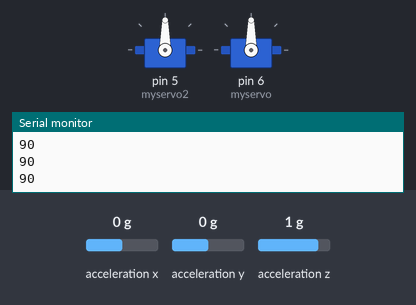
This sketch was run on a simulated Arduino Uno, built with avr-gcc and run on an emulated ATmega328P. On the bench: 2 × servo, the last lines printed to the serial monitor. Wiring (inferred from the names in the program): ADXL345 accelerometer at I2C address 0x53. The inputs (shaded band) are chosen by the test bench; at power-on: acceleration y 0 g, acceleration z 1 g, acceleration x 0 g.

Above: at 1.3 s.
1.4 s: acceleration y set to -0.2 g
At 2.2 s:
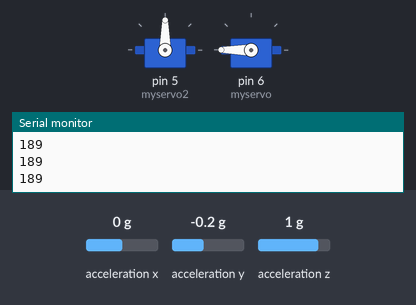
2.9 s: acceleration z set to -0.8 g
At 4.1 s:
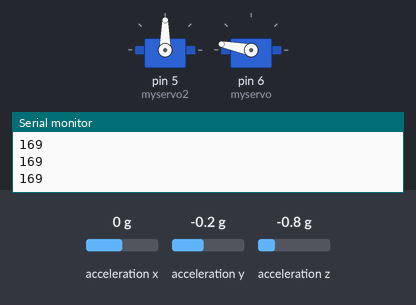
4.4 s: acceleration y set to 0 g
At 5.1 s:
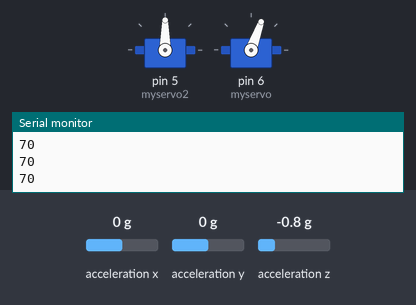
5.9 s: acceleration z set to -1.4 g
At 6.5 s:
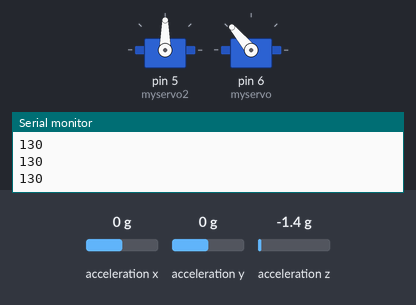
7.4 s: acceleration z set to 0.8 g
At 7.9 s:
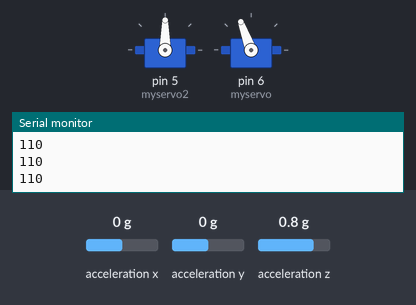
8.9 s: acceleration z set to 1.4 g
At 10.0 s:
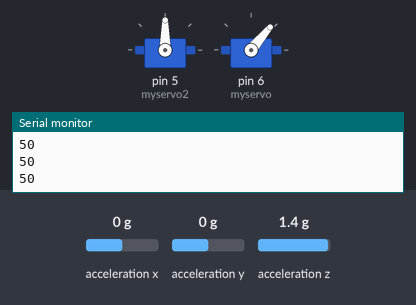
Timing chart, 0 to 11.4 s (numbered marks = the images above; inputs shaded):
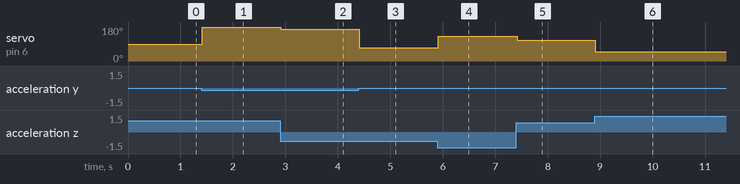

The sketch:

AccTapServo.ino
```cpp
#include <Wire.h> //El módulo GY-80 tiene una conexion de datos I2C. Esta libreria posee el protocolo I2C,lo que facilita la comunicacion entre la placa Arduino
		          //y el módulo. En la arduino UNO, las conexiones son: SDA -> A4  SCL -> A5
#include <Servo.h>
#include "ADXL345.h"
/*El módulo , al realizar las distintas mediciones, guarda los datos en una tabla interna. Cada posicion de la tabla
tiene una direccion específica, y es allí donde iremos a buscar los datos. Los siguientes define son las direcciones que vamos a usar */

#define Register_ID 0
#define Register_2D 0x2D //Registro de control de potencia
#define Register_X0 0x32 //Dato del eje X
#define Register_X1 0x33 //Dato del eje X
#define Register_Y0 0x34 //Dato del eje Y
#define Register_Y1 0x35 //Dato del eje Y
#define Register_Z0 0x36 //Dato del eje Z
#define Register_Z1 0x37 //Dato del eje Z

//Definimos los objetos a utilizar
ADXL345 accelerometer;
Servo myservo;
Servo myservo2;

//Definimos las variables a utilizar
int ADXAddress = 0xA7 >> 1;  // Es la dirección del slave de 7-bit por default
int reading = 0;
int val=0;
int X0,X1,X_out,estado=0;
int Y0,Y1,Y_out;
int Z1,Z0,Z_out;
double Xg,Yg,Zg;
int contador=0; //Este contador lo usaremos para realizar un pequeño filtro promediador.
int  vecx[10],vecy[10],vecz[10]; //Vectores que utilizaremos para el filtro.


void setup()
{
  Wire.begin();       //Iniciamos la libreria.
  myservo2.attach(5); //Servo1                          FIX THIS PART AAAAAAAAAAAAAAAAAAAAAAAAAAAAAAAAA
  myservo.attach(6);  //Servo2

  Serial.begin(9600);
  delay(100);
  // enable to measute g data
  Wire.beginTransmission(ADXAddress); //Iniciamos la transmición con el slave ( en este caso, con el módulo GY-80)
  Wire.write(Register_2D);
  Wire.write(8);                //Habilitamos las mediciones
  Wire.write(0x31);             //  voy al registro DATA FORMAT, donde puedo settear el rango de medicion
  Wire.write(0x01);              // pongo el rango en +/- 4G
  Wire.endTransmission();     // Dejamos de transmitir

  accelerometer.setTapDetectionX(0);       // Don't check tap on X-Axis
  accelerometer.setTapDetectionY(0);       // Don't check tap on Y-Axis
  accelerometer.setTapDetectionZ(1);       // Check tap on Z-Axis
    accelerometer.setTapThreshold(2.5);      // Recommended 2.5 g
  accelerometer.setTapDuration(0.02);      // Recommended 0.02 s
  accelerometer.setDoubleTapLatency(0.10); // Recommended 0.10 s
  accelerometer.setDoubleTapWindow(0.30);  // Recommended 0.30 s

  // Select INT 1 for get activities
  accelerometer.useInterrupt(ADXL345_INT1);

  // Check settings
  checkSetup();
}

void checkSetup()
{
  Serial.print("Look tap on axis = ");
  if (accelerometer.getTapDetectionX()) { Serial.print(" X "); }
  if (accelerometer.getTapDetectionY()) { Serial.print(" Y "); }
  if (accelerometer.getTapDetectionZ()) { Serial.print(" Z "); }
  Serial.println();

  Serial.print("Tap Threshold = "); Serial.println(accelerometer.getTapThreshold());
  Serial.print("Tap Duration = "); Serial.println(accelerometer.getTapDuration());
  Serial.print("Double Tap Latency = "); Serial.println(accelerometer.getDoubleTapLatency());
  Serial.print("Double Tap Window = "); Serial.println(accelerometer.getDoubleTapWindow());
}


void loop()
{
  //--------------X--------------
  Wire.beginTransmission(ADXAddress); // Iniciamos la transmición
  Wire.write(Register_X0);	//En estos dos registros se encuentran los datos del eje X. Para ver
  Wire.write(Register_X1);	//que hay en cada dirección, ver el datasheet.
  Wire.endTransmission();
  Wire.requestFrom(ADXAddress,2);
  if(Wire.available()<=2)
  {
    X0 = Wire.read();
    X1 = Wire.read();
    X1=X1<<8;
    X_out=X0+X1;
  }

  //------------------Y-------------
  Wire.beginTransmission(ADXAddress); // Transmitimos ..
  Wire.write(Register_Y0);	//Como información adicional: Ya mencione que para traer la info de un eje, consultamos 2 registros distintos.
  Wire.write(Register_Y1);	//Esto es porque la info de cada eje consta de 2 bytes, y como cada registro almacena 1 byte, se divide la info en 2.
  Wire.endTransmission();
  Wire.requestFrom(ADXAddress,2); // RequestFrom(direccion,cantidad) se usa para pedir bytes del maestro al esclavo.
  if(Wire.available()<=2)   //Luego del requestFrom se utiliza available, que devuelve la cantidad de bytes que estan disponibles para lectura.
  {
    Y0 = Wire.read(); //Con la función read obtenemos los bytes que el esclavo quiere transmitir. Como pedimos 2, primero
    Y1 = Wire.read(); //trasmite un byte con el primer Wire.read, y con el segundo Wire.read, transmite el segundo.
    Y1=Y1<<8;
    Y_out=Y0+Y1;
  }

  //------------------Z----------------
  Wire.beginTransmission(ADXAddress); // Transmitimos..
  Wire.write(Register_Z0);
  Wire.write(Register_Z1);
  Wire.endTransmission();
  Wire.requestFrom(ADXAddress,2);
  if(Wire.available()<=2)
  {
    Z0 = Wire.read();
    Z1 = Wire.read();
    Z1=Z1<<8;
    Z_out=Z0+Z1;
  }
  //
  Xg=X_out*100/256.0;		//Calculos que todavia tengo que analizar.
  Yg=Y_out*100/256.0;		//En estas variables se guardan los valores de los ejes.
  Zg=Z_out*100/256.0;


   Vector norm = accelerometer.readNormalize();
  // Read activities
  Activites activ = accelerometer.readActivites();

  if (activ.isDoubleTap) {
   if(estado==1) estado=0;
   else estado=1;
   Serial.println("TAPEASTE");
   Serial.println("Estado");
   Serial.println(estado);
  }
  if(estado==0){
   int asd=map(Yg,-90,90,0,180);
  if(asd>=0) myservo.write(asd);
  Serial.println(asd);
  }

  if(estado==1){
  if(Xg>=0) myservo2.write(Xg);
  Serial.print(" X: ");
  Serial.println(Xg);
}
   delay(10);

}
```

ADXL345.cpp
```cpp
// (licence header left out)
#if ARDUINO >= 100
#include "Arduino.h"
#else
#include "WProgram.h"
#endif

#include <Wire.h>

#include "ADXL345.h"

bool ADXL345::begin()
{
    f.XAxis = 0;
    f.YAxis = 0;
    f.ZAxis = 0;

    Wire.begin();

    // Check ADXL345 REG DEVID
    if (fastRegister8(ADXL345_REG_DEVID) != 0xE5)
    {
        return false;
    }

    // Enable measurement mode (0b00001000)
    writeRegister8(ADXL345_REG_POWER_CTL, 0x08);

    clearSettings();

    return true;
}

// Set Range
void ADXL345::setRange(adxl345_range_t range)
{
  // Get actual value register
  uint8_t value = readRegister8(ADXL345_REG_DATA_FORMAT);

  // Update the data rate
  // (&) 0b11110000 (0xF0 - Leave HSB)
  // (|) 0b0000xx?? (range - Set range)
  // (|) 0b00001000 (0x08 - Set Full Res)
  value &= 0xF0;
  value |= range;
  value |= 0x08;

  writeRegister8(ADXL345_REG_DATA_FORMAT, value);
}

// Get Range
adxl345_range_t ADXL345::getRange(void)
{
    return (adxl345_range_t)(readRegister8(ADXL345_REG_DATA_FORMAT) & 0x03);
}

// Set Data Rate
void ADXL345::setDataRate(adxl345_dataRate_t dataRate)
{
    writeRegister8(ADXL345_REG_BW_RATE, dataRate);
}

// Get Data Rate
adxl345_dataRate_t ADXL345::getDataRate(void)
{
    return (adxl345_dataRate_t)(readRegister8(ADXL345_REG_BW_RATE) & 0x0F);
}

// Low Pass Filter
Vector ADXL345::lowPassFilter(Vector vector, float alpha)
{
    f.XAxis = vector.XAxis * alpha + (f.XAxis * (1.0 - alpha));
    f.YAxis = vector.YAxis * alpha + (f.YAxis * (1.0 - alpha));
    f.ZAxis = vector.ZAxis * alpha + (f.ZAxis * (1.0 - alpha));
    return f;
}

// Read raw values
Vector ADXL345::readRaw(void)
{
    r.XAxis = readRegister16(ADXL345_REG_DATAX0);
    r.YAxis = readRegister16(ADXL345_REG_DATAY0);
    r.ZAxis = readRegister16(ADXL345_REG_DATAZ0);
    return r;
}

// Read normalized values
Vector ADXL345::readNormalize(float gravityFactor)
{
    readRaw();

    // (4 mg/LSB scale factor in Full Res) * gravity factor
    n.XAxis = r.XAxis * 0.004 * gravityFactor;
    n.YAxis = r.YAxis * 0.004 * gravityFactor;
    n.ZAxis = r.ZAxis * 0.004 * gravityFactor;

    return n;
}

// Read scaled values
Vector ADXL345::readScaled(void)
{
    readRaw();

    // (4 mg/LSB scale factor in Full Res)
    n.XAxis = r.XAxis * 0.004;
    n.YAxis = r.YAxis * 0.004;
    n.ZAxis = r.ZAxis * 0.004;

    return n;
}

void ADXL345::clearSettings(void)
{
    setRange(ADXL345_RANGE_2G);
    setDataRate(ADXL345_DATARATE_100HZ);

    writeRegister8(ADXL345_REG_THRESH_TAP, 0x00);
    writeRegister8(ADXL345_REG_DUR, 0x00);
    writeRegister8(ADXL345_REG_LATENT, 0x00);
    writeRegister8(ADXL345_REG_WINDOW, 0x00);
    writeRegister8(ADXL345_REG_THRESH_ACT, 0x00);
    writeRegister8(ADXL345_REG_THRESH_INACT, 0x00);
    writeRegister8(ADXL345_REG_TIME_INACT, 0x00);
    writeRegister8(ADXL345_REG_THRESH_FF, 0x00);
    writeRegister8(ADXL345_REG_TIME_FF, 0x00);

    uint8_t value;

    value = readRegister8(ADXL345_REG_ACT_INACT_CTL);
    value &= 0b10001000;
    writeRegister8(ADXL345_REG_ACT_INACT_CTL, value);

    value = readRegister8(ADXL345_REG_TAP_AXES);
    value &= 0b11111000;
    writeRegister8(ADXL345_REG_TAP_AXES, value);
}

// Set Tap Threshold (62.5mg / LSB)
void ADXL345::setTapThreshold(float threshold)
{
    uint8_t scaled = constrain(threshold / 0.0625f, 0, 255);
    writeRegister8(ADXL345_REG_THRESH_TAP, scaled);
}

// Get Tap Threshold (62.5mg / LSB)
float ADXL345::getTapThreshold(void)
{
    return readRegister8(ADXL345_REG_THRESH_TAP) * 0.0625f;
}

// Set Tap Duration (625us / LSB)
void ADXL345::setTapDuration(float duration)
{
    uint8_t scaled = constrain(duration / 0.000625f, 0, 255);
    writeRegister8(ADXL345_REG_DUR, scaled);
}

// Get Tap Duration (625us / LSB)
float ADXL345::getTapDuration(void)
{
    return readRegister8(ADXL345_REG_DUR) * 0.000625f;
}

// Set Double Tap Latency (1.25ms / LSB)
void ADXL345::setDoubleTapLatency(float latency)
{
    uint8_t scaled = constrain(latency / 0.00125f, 0, 255);
    writeRegister8(ADXL345_REG_LATENT, scaled);
}

// Get Double Tap Latency (1.25ms / LSB)
float ADXL345::getDoubleTapLatency()
{
    return readRegister8(ADXL345_REG_LATENT) * 0.00125f;
}

// Set Double Tap Window (1.25ms / LSB)
void ADXL345::setDoubleTapWindow(float window)
{
    uint8_t scaled = constrain(window / 0.00125f, 0, 255);
    writeRegister8(ADXL345_REG_WINDOW, scaled);
}

// Get Double Tap Window (1.25ms / LSB)
float ADXL345::getDoubleTapWindow(void)
{
    return readRegister8(ADXL345_REG_WINDOW) * 0.00125f;
}

// Set Activity Threshold (62.5mg / LSB)
void ADXL345::setActivityThreshold(float threshold)
{
    uint8_t scaled = constrain(threshold / 0.0625f, 0, 255);
    writeRegister8(ADXL345_REG_THRESH_ACT, scaled);
}

// Get Activity Threshold (65.5mg / LSB)
float ADXL345::getActivityThreshold(void)
{
    return readRegister8(ADXL345_REG_THRESH_ACT) * 0.0625f;
}

// Set Inactivity Threshold (65.5mg / LSB)
void ADXL345::setInactivityThreshold(float threshold)
{
    uint8_t scaled = constrain(threshold / 0.0625f, 0, 255);
    writeRegister8(ADXL345_REG_THRESH_INACT, scaled);
}

// Get Incactivity Threshold (65.5mg / LSB)
float ADXL345::getInactivityThreshold(void)
{
    return readRegister8(ADXL345_REG_THRESH_INACT) * 0.0625f;
}

// Set Inactivity Time (s / LSB)
void ADXL345::setTimeInactivity(uint8_t time)
{
    writeRegister8(ADXL345_REG_TIME_INACT, time);
}

// Get Inactivity Time (s / LSB)
uint8_t ADXL345::getTimeInactivity(void)
{
    return readRegister8(ADXL345_REG_TIME_INACT);
}

// Set Free Fall Threshold (65.5mg / LSB)
void ADXL345::setFreeFallThreshold(float threshold)
{
    uint8_t scaled = constrain(threshold / 0.0625f, 0, 255);
    writeRegister8(ADXL345_REG_THRESH_FF, scaled);
}

// Get Free Fall Threshold (65.5mg / LSB)
float ADXL345::getFreeFallThreshold(void)
{
    return readRegister8(ADXL345_REG_THRESH_FF) * 0.0625f;
}

// Set Free Fall Duratiom (5ms / LSB)
void ADXL345::setFreeFallDuration(float duration)
{
    uint8_t scaled = constrain(duration / 0.005f, 0, 255);
    writeRegister8(ADXL345_REG_TIME_FF, scaled);
}

// Get Free Fall Duratiom
float ADXL345::getFreeFallDuration()
{
    return readRegister8(ADXL345_REG_TIME_FF) * 0.005f;
}

void ADXL345::setActivityX(bool state)
{
    writeRegisterBit(ADXL345_REG_ACT_INACT_CTL, 6, state);
}

bool ADXL345::getActivityX(void)
{
    return readRegisterBit(ADXL345_REG_ACT_INACT_CTL, 6);
}

void ADXL345::setActivityY(bool state)
{
    writeRegisterBit(ADXL345_REG_ACT_INACT_CTL, 5, state);
}

bool ADXL345::getActivityY(void)
{
    return readRegisterBit(ADXL345_REG_ACT_INACT_CTL, 5);
}

void ADXL345::setActivityZ(bool state)
{
    writeRegisterBit(ADXL345_REG_ACT_INACT_CTL, 4, state);
}

bool ADXL345::getActivityZ(void)
{
    return readRegisterBit(ADXL345_REG_ACT_INACT_CTL, 4);
}

void ADXL345::setActivityXYZ(bool state)
{
    uint8_t value;

    value = readRegister8(ADXL345_REG_ACT_INACT_CTL);

    if (state)
    {
	value |= 0b00111000;
    } else
    {
	value &= 0b11000111;
    }

    writeRegister8(ADXL345_REG_ACT_INACT_CTL, value);
}


void ADXL345::setInactivityX(bool state)
{
    writeRegisterBit(ADXL345_REG_ACT_INACT_CTL, 2, state);
}

bool ADXL345::getInactivityX(void)
{
    return readRegisterBit(ADXL345_REG_ACT_INACT_CTL, 2);
}

void ADXL345::setInactivityY(bool state)
{
    writeRegisterBit(ADXL345_REG_ACT_INACT_CTL, 1, state);
}

bool ADXL345::getInactivityY(void)
{
    return readRegisterBit(ADXL345_REG_ACT_INACT_CTL, 1);
}

void ADXL345::setInactivityZ(bool state)
{
    writeRegisterBit(ADXL345_REG_ACT_INACT_CTL, 0, state);
}

bool ADXL345::getInactivityZ(void)
{
    return readRegisterBit(ADXL345_REG_ACT_INACT_CTL, 0);
}

void ADXL345::setInactivityXYZ(bool state)
{
    uint8_t value;

    value = readRegister8(ADXL345_REG_ACT_INACT_CTL);

    if (state)
    {
	value |= 0b00000111;
    } else
    {
	value &= 0b11111000;
    }

    writeRegister8(ADXL345_REG_ACT_INACT_CTL, value);
}

void ADXL345::setTapDetectionX(bool state)
{
    writeRegisterBit(ADXL345_REG_TAP_AXES, 2, state);
}

bool ADXL345::getTapDetectionX(void)
{
    return readRegisterBit(ADXL345_REG_TAP_AXES, 2);
}

void ADXL345::setTapDetectionY(bool state)
{
    writeRegisterBit(ADXL345_REG_TAP_AXES, 1, state);
}

bool ADXL345::getTapDetectionY(void)
{
    return readRegisterBit(ADXL345_REG_TAP_AXES, 1);
}

void ADXL345::setTapDetectionZ(bool state)
{
    writeRegisterBit(ADXL345_REG_TAP_AXES, 0, state);
}

bool ADXL345::getTapDetectionZ(void)
{
    return readRegisterBit(ADXL345_REG_TAP_AXES, 0);
}

void ADXL345::setTapDetectionXYZ(bool state)
{
    uint8_t value;

    value = readRegister8(ADXL345_REG_TAP_AXES);

    if (state)
    {
	value |= 0b00000111;
    } else
    {
	value &= 0b11111000;
    }

    writeRegister8(ADXL345_REG_TAP_AXES, value);
}


void ADXL345::useInterrupt(adxl345_int_t interrupt)
{
    if (interrupt == 0)
    {
	writeRegister8(ADXL345_REG_INT_MAP, 0x00);
    } else
    {
	writeRegister8(ADXL345_REG_INT_MAP, 0xFF);
    }

    writeRegister8(ADXL345_REG_INT_ENABLE, 0xFF);
}

Activites ADXL345::readActivites(void)
{
    uint8_t data = readRegister8(ADXL345_REG_INT_SOURCE);

    a.isOverrun = ((data >> ADXL345_OVERRUN) & 1);
    a.isWatermark = ((data >> ADXL345_WATERMARK) & 1);
    a.isFreeFall = ((data >> ADXL345_FREE_FALL) & 1);
    a.isInactivity = ((data >> ADXL345_INACTIVITY) & 1);
    a.isActivity = ((data >> ADXL345_ACTIVITY) & 1);
    a.isDoubleTap = ((data >> ADXL345_DOUBLE_TAP) & 1);
    a.isTap = ((data >> ADXL345_SINGLE_TAP) & 1);
    a.isDataReady = ((data >> ADXL345_DATA_READY) & 1);

    data = readRegister8(ADXL345_REG_ACT_TAP_STATUS);

    a.isActivityOnX = ((data >> 6) & 1);
    a.isActivityOnY = ((data >> 5) & 1);
    a.isActivityOnZ = ((data >> 4) & 1);
    a.isTapOnX = ((data >> 2) & 1);
    a.isTapOnY = ((data >> 1) & 1);
    a.isTapOnZ = ((data >> 0) & 1);

    return a;
}

// Write byte to register
void ADXL345::writeRegister8(uint8_t reg, uint8_t value)
{
    Wire.beginTransmission(ADXL345_ADDRESS);
    #if ARDUINO >= 100
        Wire.write(reg);
        Wire.write(value);
    #else
        Wire.send(reg);
        Wire.send(value);
    #endif
    Wire.endTransmission();
}

// Read byte to register
uint8_t ADXL345::fastRegister8(uint8_t reg)
{
    uint8_t value;
    Wire.beginTransmission(ADXL345_ADDRESS);
    #if ARDUINO >= 100
        Wire.write(reg);
    #else
        Wire.send(reg);
    #endif
    Wire.endTransmission();

    Wire.requestFrom(ADXL345_ADDRESS, 1);
    #if ARDUINO >= 100
        value = Wire.read();
    #else
        value = Wire.receive();
    #endif;
    Wire.endTransmission();

    return value;
}

// Read byte from register
uint8_t ADXL345::readRegister8(uint8_t reg)
{
    uint8_t value;
    Wire.beginTransmission(ADXL345_ADDRESS);
    #if ARDUINO >= 100
        Wire.write(reg);
    #else
        Wire.send(reg);
    #endif
    Wire.endTransmission();

    Wire.beginTransmission(ADXL345_ADDRESS);
    Wire.requestFrom(ADXL345_ADDRESS, 1);
    while(!Wire.available()) {};
    #if ARDUINO >= 100
        value = Wire.read();
    #else
        value = Wire.receive();
    #endif;
    Wire.endTransmission();

    return value;
}

// Read word from register
int16_t ADXL345::readRegister16(uint8_t reg)
{
    int16_t value;
    Wire.beginTransmission(ADXL345_ADDRESS);
    #if ARDUINO >= 100
        Wire.write(reg);
    #else
        Wire.send(reg);
    #endif
    Wire.endTransmission();

    Wire.beginTransmission(ADXL345_ADDRESS);
    Wire.requestFrom(ADXL345_ADDRESS, 2);
    while(!Wire.available()) {};
    #if ARDUINO >= 100
        uint8_t vla = Wire.read();
        uint8_t vha = Wire.read();
    #else
        uint8_t vla = Wire.receive();
        uint8_t vha = Wire.receive();
    #endif;
    Wire.endTransmission();

    value = vha << 8 | vla;

    return value;
}

void ADXL345::writeRegisterBit(uint8_t reg, uint8_t pos, bool state)
{
    uint8_t value;
    value = readRegister8(reg);

    if (state)
    {
	value |= (1 << pos);
    } else
    {
	value &= ~(1 << pos);
    }

    writeRegister8(reg, value);
}

bool ADXL345::readRegisterBit(uint8_t reg, uint8_t pos)
{
    uint8_t value;
    value = readRegister8(reg);
    return ((value >> pos) & 1);
}
```

Source omitted: ADXL345.h (6433 bytes)

Measured:
- the behaviour switches between 0 and -0.1 g on acceleration y (found by bisection; images 0 and 1)
- after the input at 1.4 s, servo on pin 6 (myservo): 90° → 180° at once
- after the input at 2.9 s, servo on pin 6 (myservo): 180° → 169° at once
- after the input at 4.4 s, servo on pin 6 (myservo): 169° → 70° at once
- after the input at 5.9 s, servo on pin 6 (myservo): 70° → 130° at once
- after the input at 7.4 s, servo on pin 6 (myservo): 130° → 110° at once
- after the input at 8.9 s, servo on pin 6 (myservo): 110° → 50° at once
